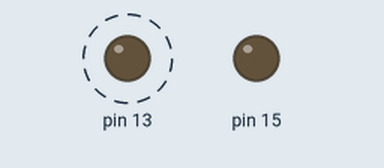
Bench run of a sketch on a simulated Arduino Uno, built with avr-gcc and run on an emulated ATmega328P. Shown: output pins drawn as LEDs (lit = HIGH). Dashed ring = blinking.

Above: at 0.1 s.
At 39.1 s:
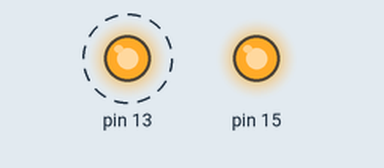
Timing chart, 0 to 40.0 s (numbered marks = the images above):
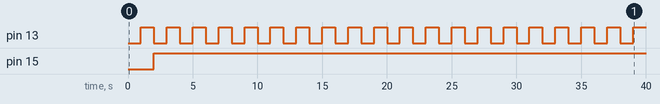

Measured:
- by itself, pin 13: alternates HIGH for 1.0 s and LOW for 1.0 s
- by itself, pin 15: LOW → HIGH at 2.0 s

The sketch:

NodeMcu_Initialize_LED.ino
```cpp
void setup() {
  pinMode(13, OUTPUT);     // Initialize the LED_BUILTIN pin as an output
  pinMode(15, OUTPUT);
}

// the loop function runs over and over again forever
void loop() {
  digitalWrite(13, LOW);   // Turn the LED on (Note that LOW is the voltage level
  // but actually the LED is on; this is because
  // it is active low on the ESP-01)
  delay(1000);                      // Wait for a second
  digitalWrite(13, HIGH);  // Turn the LED off by making the voltage HIGH
  delay(1000);                      // Wait for two seconds (to demonstrate the active low LED)

// New program for second LED with other PIN
 digitalWrite(15, LOW);   // Turn the LED on (Note that LOW is the voltage level
  // but actually the LED is on; this is because
  // it is active low on the ESP-01)
//  delay(1000);                      // Wait for a second
  digitalWrite(15, HIGH);  // Turn the LED off by making the voltage HIGH
//  delay(1000);                      // Wait for two seconds (to demonstrate the active low LED)
}
```
